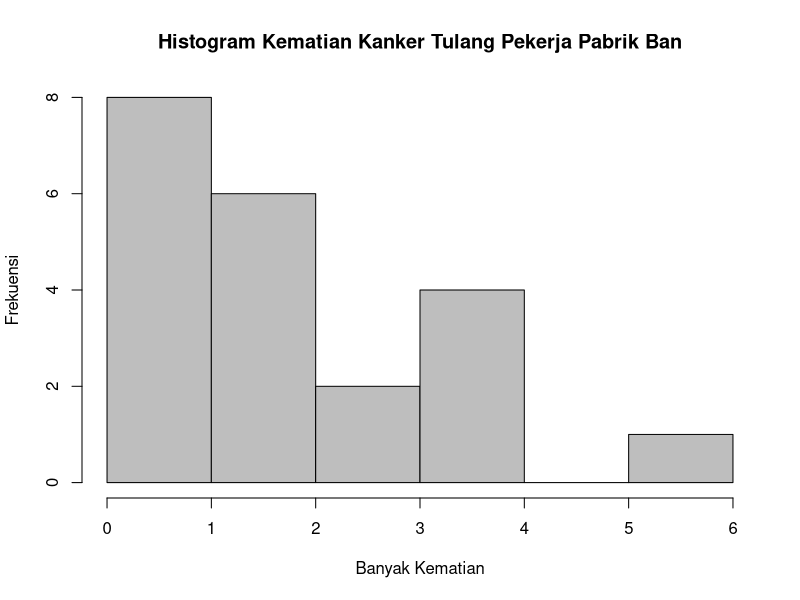

Generate this figure with R:
# Nama  : Ghifari Maaliki Syafa Syuhada
# NRP   : 5025211158
# Kelas : Probabilitas dan Statistika C
#
# ---------- Modul 1 Praktikum Probabilitas dan Statistik 2023 ----------
# ----------------------- Distribusi Probabilitas -----------------------

# 2

n <- c(0:20)
l <- 1.8

# a. Distribusi kematian karena kanker tulang
dpois(n, l, log = FALSE)

# b. Memeriksa ketidakbiasaan 4 kematian akibat kanker tulang
# Untuk alpha = 0.05

# c. Peluang paling banyak 4 kematian akibat kanker tulang
ppois(4, l, lower.tail = TRUE, log.p = FALSE)

# d. Peluang lebih dari 4 kematian akibat kanker tulang
ppois(4, l, lower.tail = FALSE, log.p = FALSE)

# e. Nilai harapan dan standar deviasi
cat(
  "Nilai harapan: ", l, "\n",
  "Standar deviasi: ", sqrt(l)
  ,"\n"
)

# f. Membuat histogram
set.seed(0)
rand <- rpois(n, l)
hist(rand, col = "grey", border = "black",
     main = "Histogram Kematian Kanker Tulang Pekerja Pabrik Ban",
     xlab = "Banyak Kematian",
     ylab = "Frekuensi")

